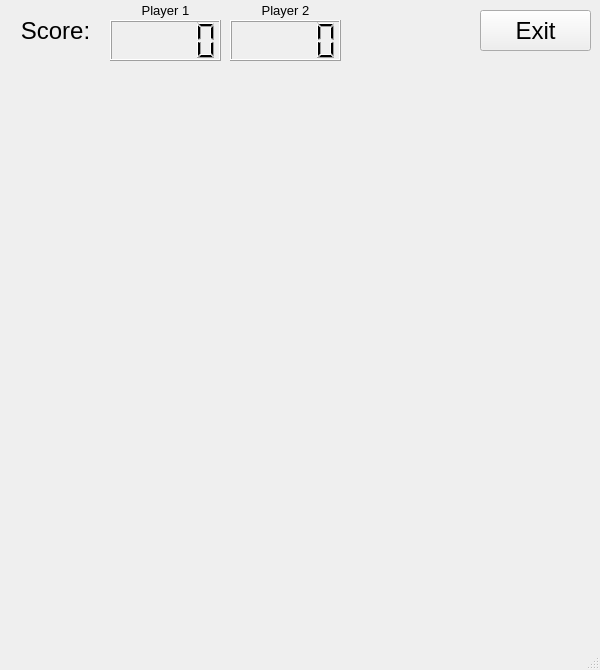
<?xml version="1.0" encoding="UTF-8"?>
<ui version="4.0">
 <class>MainWindow2</class>
 <widget class="QMainWindow" name="MainWindow2">
  <property name="geometry">
   <rect>
    <x>0</x>
    <y>0</y>
    <width>600</width>
    <height>670</height>
   </rect>
  </property>
  <property name="minimumSize">
   <size>
    <width>600</width>
    <height>670</height>
   </size>
  </property>
  <property name="maximumSize">
   <size>
    <width>600</width>
    <height>670</height>
   </size>
  </property>
  <property name="windowTitle">
   <string>MainWindow</string>
  </property>
  <widget class="QWidget" name="centralwidget">
   <widget class="QLCDNumber" name="lcd_score1">
    <property name="geometry">
     <rect>
      <x>110</x>
      <y>20</y>
      <width>111</width>
      <height>41</height>
     </rect>
    </property>
   </widget>
   <widget class="QLabel" name="label">
    <property name="geometry">
     <rect>
      <x>10</x>
      <y>10</y>
      <width>91</width>
      <height>41</height>
     </rect>
    </property>
    <property name="font">
     <font>
      <pointsize>18</pointsize>
     </font>
    </property>
    <property name="text">
     <string>Score:</string>
    </property>
    <property name="alignment">
     <set>Qt::AlignCenter</set>
    </property>
   </widget>
   <widget class="QLabel" name="label_p1">
    <property name="geometry">
     <rect>
      <x>110</x>
      <y>0</y>
      <width>111</width>
      <height>21</height>
     </rect>
    </property>
    <property name="font">
     <font>
      <pointsize>10</pointsize>
     </font>
    </property>
    <property name="text">
     <string>Player 1</string>
    </property>
    <property name="alignment">
     <set>Qt::AlignCenter</set>
    </property>
   </widget>
   <widget class="QLCDNumber" name="lcd_score2">
    <property name="geometry">
     <rect>
      <x>230</x>
      <y>20</y>
      <width>111</width>
      <height>41</height>
     </rect>
    </property>
   </widget>
   <widget class="QLabel" name="label_p2">
    <property name="geometry">
     <rect>
      <x>230</x>
      <y>0</y>
      <width>111</width>
      <height>21</height>
     </rect>
    </property>
    <property name="font">
     <font>
      <pointsize>10</pointsize>
     </font>
    </property>
    <property name="text">
     <string>Player 2</string>
    </property>
    <property name="alignment">
     <set>Qt::AlignCenter</set>
    </property>
   </widget>
   <widget class="QPushButton" name="btn_exit">
    <property name="geometry">
     <rect>
      <x>480</x>
      <y>10</y>
      <width>111</width>
      <height>41</height>
     </rect>
    </property>
    <property name="font">
     <font>
      <pointsize>18</pointsize>
     </font>
    </property>
    <property name="text">
     <string>Exit</string>
    </property>
   </widget>
  </widget>
  <widget class="QMenuBar" name="menubar">
   <property name="geometry">
    <rect>
     <x>0</x>
     <y>0</y>
     <width>600</width>
     <height>26</height>
    </rect>
   </property>
  </widget>
  <widget class="QStatusBar" name="statusbar"/>
 </widget>
 <resources/>
 <connections/>
</ui>
